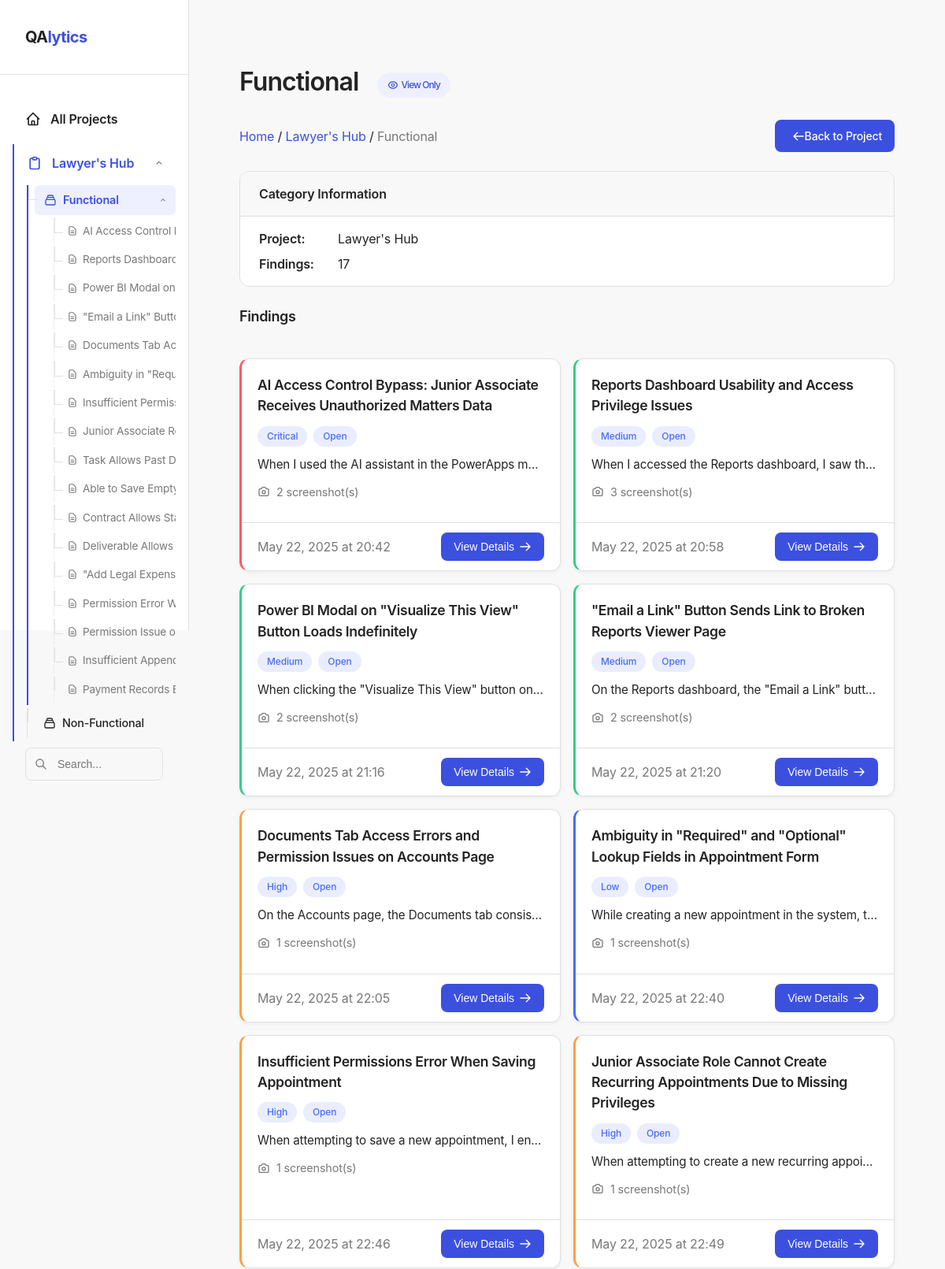
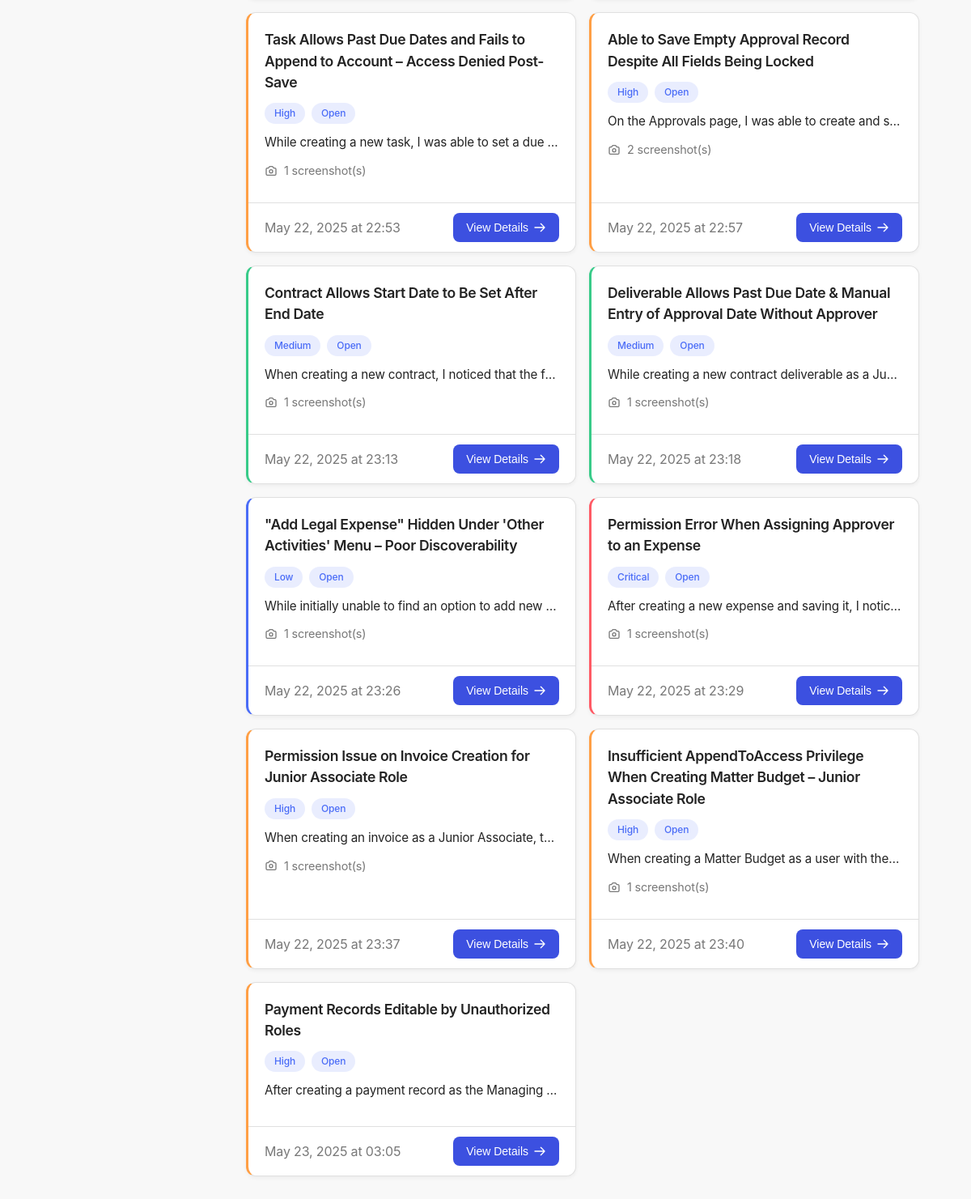
The page /public/category/1 on the database its author committed (2 pictures, top to bottom).
### app.py (models this page shows, shortened)
class Project(db.Model):
    id = db.Column(db.Integer, primary_key=True)
    name = db.Column(db.String(100), nullable=False)
    description = db.Column(db.Text)
    created_date = db.Column(db.DateTime, default=datetime.utcnow)
    categories = db.relationship('Category', backref='project', cascade='all, delete-orphan')

class Category(db.Model):
    id = db.Column(db.Integer, primary_key=True)
    name = db.Column(db.String(100), nullable=False)
    project_id = db.Column(db.Integer, db.ForeignKey('project.id'), nullable=False)
    findings = db.relationship('Finding', backref='category', cascade='all, delete-orphan')

class Finding(db.Model):
    id = db.Column(db.Integer, primary_key=True)
    title = db.Column(db.String(100), nullable=False)
    description = db.Column(db.Text)
    severity = db.Column(db.String(20), nullable=False)  # Critical, High, Medium, Low
    level = db.Column(db.String(50))
    status = db.Column(db.String(20), nullable=False)  # Open, In Progress, Closed
    created_date = db.Column(db.DateTime, default=datetime.utcnow)
    category_id = db.Column(db.Integer, db.ForeignKey('category.id'), nullable=False)
    screenshots = db.relationship('Screenshot', backref='finding', cascade='all, delete-orphan')

### app.py (the view)
@app.route('/public/category/<int:category_id>')
def public_view_category(category_id):
    category = Category.query.get_or_404(category_id)
    project = category.project
    return render_template('public/view_category.html', category=category, project=project)

### custom_filters.py (called while the page is built)
def format_date(value):
    if value is None:
        return ""
    return value.strftime("%B %d, %Y at %H:%M")

### templates/public/view_category.html (shortened to what this page needs)
{% extends 'public/base.html' %}
{% block heading %}{{ category.name }}{% endblock %}
{% block content %}
    <div class="header-section">
        <nav class="breadcrumb">
            <a href="{{ url_for('public_index') }}">Home</a> /
            <a href="{{ url_for('public_view_project', project_id=category.project.id) }}">{{ category.project.name }}</a> /
            <span class="text-subtle">{{ category.name }}</span>
        </nav>
        <a href="{{ url_for('public_view_project', project_id=category.project.id) }}" class="btn btn-primary">
            <svg xmlns="http://www.w3.org/2000/svg" fill="none" viewBox="0 0 24 24" stroke="currentColor" width="16" height="16">
                <path stroke-linecap="round" stroke-linejoin="round" stroke-width="2" d="M10 19l-7-7m0 0l7-7m-7 7h18" />
            </svg>
            <span class="btn-text">Back to Project</span>
        </a>
    </div>
    <div class="content-container">
        <div class="info-card">
            <div class="info-title">Category Information</div>
            <div class="info-data">
                <div class="info-row">
                    <div class="info-label">Project:</div>
                    <div class="info-value">{{ category.project.name }}</div>
                </div>
                <div class="info-row">
                    <div class="info-label">Findings:</div>
                    <div class="info-value">{{ category.findings|length }}</div>
                </div>
            </div>
        </div>
        <div class="section-header">
            <h5>Findings</h5>
        </div>
        {% if category.findings %}
            <div class="findings-grid">
                {% for finding in category.findings %}
                    <div class="finding-card severity-{{ finding.severity }}" data-finding-id="{{ finding.id }}">
                        <div class="finding-body">
                            <h5 class="finding-title">{{ finding.title }}</h5>
                            <div class="finding-badges">
                                <span class="badge badge-blue">{{ finding.severity }}</span>
                                <span class="badge badge-blue">{{ finding.status }}</span>
                            </div>
                            {% if finding.description %}
                                <p class="finding-desc">{{ finding.description|striptags }}</p>
                            {% else %}
                                <p class="text-subtle finding-no-desc">No description provided</p>
                            {% endif %}
                            {% if finding.screenshots %}
                                <div class="finding-meta">
                                    <span>{{ finding.screenshots|length }} screenshot(s)</span>
                                </div>
                            {% endif %}
                        </div>
                        <div class="finding-footer">
                            <span class="text-subtle">{{ finding.created_date|format_date }}</span>
                            <button class="btn btn-primary view-finding-btn" data-finding-id="{{ finding.id }}">
                                <span>View Details</span>
                                <svg xmlns="http://www.w3.org/2000/svg" fill="none" viewBox="0 0 24 24" stroke="currentColor" width="16" height="16">
                                    <path stroke-linecap="round" stroke-linejoin="round" stroke-width="2" d="M14 5l7 7m0 0l-7 7m7-7H3" />
                                </svg>
                            </button>
                        </div>
                    </div>
                {% endfor %}
            </div>
        {% endif %}
    </div>
{% endblock %}

### templates/public/base.html (shortened to what this page needs)
<!DOCTYPE html>
<html lang="en">
<head>
    <link rel="stylesheet" href="https://cdnjs.cloudflare.com/ajax/libs/inter-ui/3.19.3/inter.min.css">
</head>
<body>
    <div class="site-wrapper">
<aside class="sidebar">
    <div class="logo">
        QA<span>lytics</span>
    </div>
    <ul class="nav-list">
        <li class="nav-item {% if request.path == url_for('public_index') %}active{% endif %}">
            <a href="{{ url_for('public_index') }}" class="nav-link {% if request.path == url_for('public_index') %}active{% endif %}">
                <span>All Projects</span>
            </a>
        </li>
        {% if project is defined %}
        <li class="nav-item has-children active-path expanded">
            <a href="{{ url_for('public_view_project', project_id=project.id) }}" class="nav-link {% if request.path == url_for('public_view_project', project_id=project.id) and category is not defined %}active{% endif %}">
                <svg xmlns="http://www.w3.org/2000/svg" fill="none" viewBox="0 0 24 24" stroke="currentColor">
                    <path stroke-linecap="round" stroke-linejoin="round" stroke-width="2" d="M9 5H7a2 2 0 00-2 2v12a2 2 0 002 2h10a2 2 0 002-2V7a2 2 0 00-2-2h-2M9 5a2 2 0 002 2h2a2 2 0 002-2M9 5a2 2 0 012-2h2a2 2 0 012 2" />
                </svg>
                <span>{{ project.name }}</span>
            </a>
            <ul class="nav-sublist">
                {% for cat in project.categories %}
                <li class="nav-subitem {% if category is defined and category.id == cat.id %}active-path has-children expanded{% endif %}">
                    <a href="{{ url_for('public_view_category', category_id=cat.id) }}" class="nav-sublink {% if category is defined and category.id == cat.id and finding is not defined %}active{% endif %}">
                        <span>{{ cat.name }}</span>
                    </a>
                    {% if category is defined and category.id == cat.id %}
                    <ul class="nav-findings-list">
                        {% for f in category.findings %}
                        <li class="nav-finding-item {% if finding is defined and finding.id == f.id %}active-path{% endif %}">
                            <a href="{{ url_for('public_view_finding', finding_id=f.id) }}" class="nav-finding-link {% if finding is defined and finding.id == f.id %}active{% endif %}">
                                <svg xmlns="http://www.w3.org/2000/svg" fill="none" viewBox="0 0 24 24" stroke="currentColor">
                                    <path stroke-linecap="round" stroke-linejoin="round" stroke-width="2" d="M9 12h6m-6 4h6m2 5H7a2 2 0 01-2-2V5a2 2 0 012-2h5.586a1 1 0 01.707.293l5.414 5.414a1 1 0 01.293.707V19a2 2 0 01-2 2z" />
                                </svg>
                                <span>{{ f.title }}</span>
                            </a>
                        </li>
                        {% endfor %}
                    </ul>
                    {% endif %}
                </li>
                {% endfor %}
            </ul>
        </li>
        {% endif %}
    </ul>
    <div class="search-container">
        <form class="search-form" action="{{ url_for('public_search') }}" method="get">
            <svg class="search-icon" xmlns="http://www.w3.org/2000/svg" fill="none" viewBox="0 0 24 24" stroke="currentColor">
                <path stroke-linecap="round" stroke-linejoin="round" stroke-width="2" d="M21 21l-6-6m2-5a7 7 0 11-14 0 7 7 0 0114 0z" />
            </svg>
            <input class="search-input" type="search" name="q" placeholder="Search..." aria-label="Search">
        </form>
    </div>
</aside>
        <main class="content-area">
            <div class="page-header">
                <h1>{% block heading %}{% endblock %}
                    <span class="view-mode">
                        View Only
                    </span>
                </h1>
            </div>
            {% block content %}{% endblock %}
        </main>
    </div>
</body>
</html>

### templates/public/view_category.html (style rules this page uses)
.header-section { display: flex; justify-content: space-between; align-items: center; margin-bottom: 1.5rem; }
.breadcrumb { margin: 0; }
.content-container { display: flex; flex-direction: column; gap: 1.5rem; }
.info-card { background-color: var(--card); border-radius: 12px; border: 1px solid var(--border); overflow: hidden; }
.info-title { font-weight: 600; font-size: 1rem; padding: 1rem 1.5rem; border-bottom: 1px solid var(--border); background-color: var(--bg); }
.info-data { padding: 1rem 1.5rem; }
.info-row { display: flex; margin-bottom: 0.5rem; }
.info-row:last-child { margin-bottom: 0; }
.info-label { font-weight: 600; width: 100px; }
.section-header { margin-bottom: 1rem; }
.section-header h5 { margin: 0; }
.findings-grid { display: grid; grid-template-columns: repeat(auto-fill, minmax(300px, 1fr)); gap: 1rem; }
.finding-card { background-color: var(--card); border-radius: 12px; border: 1px solid var(--border); box-shadow: 0 2px 5px rgba(0, 0, 0, 0.05); overflow: hidden; cursor: pointer; height: 100%; display: flex; flex-direction: column; transition: transform 0.2s ease, box-shadow 0.2s ease; }
.finding-body { padding: 1.25rem; flex: 1; }
.finding-title { font-size: 1.1rem; margin-bottom: 0.75rem; }
.finding-badges { display: flex; gap: 0.5rem; margin-bottom: 0.75rem; }
.finding-desc { white-space: nowrap; overflow: hidden; text-overflow: ellipsis; margin-bottom: 0.75rem; color: var(--text); font-size: 0.95rem; }
.finding-meta { display: flex; align-items: center; gap: 0.5rem; font-size: 0.9rem; color: var(--subtle); }
.finding-footer { padding: 0.75rem 1.25rem; border-top: 1px solid var(--border); display: flex; justify-content: space-between; align-items: center; }
.finding-meta { color: var(--subtle); font-size: 0.9rem; margin-bottom: 0.5rem; }
.severity-Critical { border-left: 3px solid var(--critical); }
.severity-High { border-left: 3px solid var(--high); }
.severity-Medium { border-left: 3px solid var(--medium); }
.severity-Low { border-left: 3px solid var(--low); }

### rows shown on the page
Project: name "Lawyer's Hub", project.name "Lawyer's Hub"
Category: name "Functional"
Finding: title "AI Access Cont…", title "AI Access Control Bypass: Junior Associate Receives Unauthorized Matters Data", severity "Critical", status "Open", description "When I used the AI assistant in the PowerApps m…", screenshots|length "2", created_date "May 22, 2025 at 20:42"
Finding: title "Reports Dashb…", title "Reports Dashboard Usability and Access Privilege Issues", severity "Medium", status "Open", description "When I accessed the Reports dashboard, I saw th…", screenshots|length "3", created_date "May 22, 2025 at 20:58"
Finding: title "Power BI Modal…", title "Power BI Modal on \"Visualize This View\" Button Loads Indefinitely", severity "Medium", status "Open", description "When clicking the \"Visualize This View\" button on…", screenshots|length "2", created_date "May 22, 2025 at 21:16"
Finding: title "\"Email a Link\"…", title "\"Email a Link\" Button Sends Link to Broken Reports Viewer Page", severity "Medium", status "Open", description "On the Reports dashboard, the \"Email a Link\" butt…", screenshots|length "2", created_date "May 22, 2025 at 21:20"
Finding: title "Documents Ta…", title "Documents Tab Access Errors and Permission Issues on Accounts Page", severity "High", status "Open", description "On the Accounts page, the Documents tab consis…", screenshots|length "1", created_date "May 22, 2025 at 22:05"
Finding: title "Ambiguity in \"R…", title "Ambiguity in \"Required\" and \"Optional\" Lookup Fields in Appointment Form", severity "Low", status "Open", description "While creating a new appointment in the system, t…", screenshots|length "1", created_date "May 22, 2025 at 22:40"
Finding: title "Insufficient Per…", title "Insufficient Permissions Error When Saving Appointment", severity "High", status "Open", description "When attempting to save a new appointment, I en…", screenshots|length "1", created_date "May 22, 2025 at 22:46"
Finding: title "Junior Associat…", title "Junior Associate Role Cannot Create Recurring Appointments Due to Missing Privileges", severity "High", status "Open", description "When attempting to create a new recurring appoi…", screenshots|length "1", created_date "May 22, 2025 at 22:49"
Finding: title "Task Allows Pa…", title "Task Allows Past Due Dates and Fails to Append to Account – Access Denied Post-Save", severity "High", status "Open", description "While creating a new task, I was able to set a due…", screenshots|length "1", created_date "May 22, 2025 at 22:53"
Finding: title "Able to Save E…", title "Able to Save Empty Approval Record Despite All Fields Being Locked", severity "High", status "Open", description "On the Approvals page, I was able to create and s…", screenshots|length "2", created_date "May 22, 2025 at 22:57"
Finding: title "Contract Allow…", title "Contract Allows Start Date to Be Set After End Date", severity "Medium", status "Open", description "When creating a new contract, I noticed that the f…", screenshots|length "1", created_date "May 22, 2025 at 23:13"
Finding: title "Deliverable Allo…", title "Deliverable Allows Past Due Date & Manual Entry of Approval Date Without Approver", severity "Medium", status "Open", description "While creating a new contract deliverable as a Ju…", screenshots|length "1", created_date "May 22, 2025 at 23:18"
Finding: title "\"Add Legal Exp…", title "\"Add Legal Expense\" Hidden Under 'Other Activities' Menu – Poor Discoverability", severity "Low", status "Open", description "While initially unable to find an option to add new…", screenshots|length "1", created_date "May 22, 2025 at 23:26"
Finding: title "Permission Err…", title "Permission Error When Assigning Approver to an Expense", severity "Critical", status "Open", description "After creating a new expense and saving it, I notic…", screenshots|length "1", created_date "May 22, 2025 at 23:29"
Finding: title "Permission Issu…", title "Permission Issue on Invoice Creation for Junior Associate Role", severity "High", status "Open", description "When creating an invoice as a Junior Associate, t…", screenshots|length "1", created_date "May 22, 2025 at 23:37"
Finding: title "Insufficient Ap…", title "Insufficient AppendToAccess Privilege When Creating Matter Budget – Junior Associate Role", severity "High", status "Open", description "When creating a Matter Budget as a user with the…", screenshots|length "1", created_date "May 22, 2025 at 23:40"
Finding: title "Payment Recor…", title "Payment Records Editable by Unauthorized Roles", severity "High", status "Open", description "After creating a payment record as the Managing…", created_date "May 23, 2025 at 03:05"
Category: name "Non-Functional"

### other values the page prints
{{ category.findings|length }} "17"
